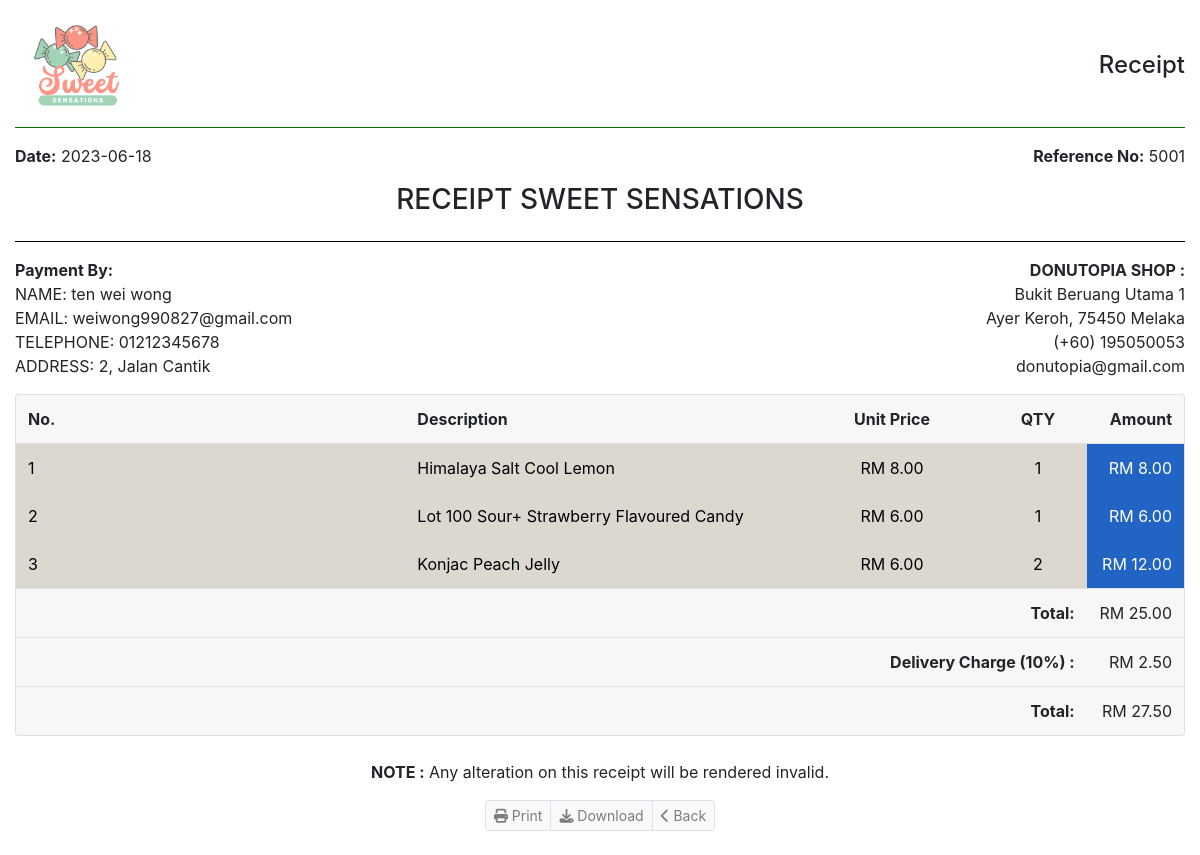
Page /admin/custReceipt.php?id=4001 (signed in) on the committed database.
### tables this page shows
CREATE TABLE `payment` (
  `paymentID` int(11) NOT NULL,
  `paymentDate` date NOT NULL,
  `paymentMethod` varchar(50) DEFAULT NULL,
  `deliveryCharge` decimal(5,2) NOT NULL,
  `totalAmount` decimal(5,2) NOT NULL,
  `orderID` int(11) DEFAULT NULL
);

CREATE TABLE `customer` (
  `customerID` int(11) NOT NULL,
  `email` varchar(50) NOT NULL,
  `password` varchar(100) NOT NULL,
  `name` varchar(100) NOT NULL,
  `contactNo` varchar(20) NOT NULL,
  `gender` varchar(5) NOT NULL,
  `dob` date DEFAULT NULL,
  `address` varchar(1000) NOT NULL
);

CREATE TABLE `item` (
  `itemID` int(11) NOT NULL,
  `itemName` varchar(1000) DEFAULT NULL,
  `unitPrice` double(6,2) DEFAULT NULL,
  `image` longblob DEFAULT NULL,
  `pathFile` varchar(1000) NOT NULL,
  `staffID` int(11) DEFAULT NULL,
  `stockQuantityProduct` int(11) NOT NULL
);

CREATE TABLE `order_detail` (
  `orderID` int(11) NOT NULL,
  `itemID` int(11) NOT NULL,
  `quantity` int(11) DEFAULT NULL,
  `price` double(6,2) DEFAULT NULL
);

CREATE TABLE `orders` (
  `orderID` int(11) NOT NULL,
  `orderDate` date NOT NULL,
  `amount` double(6,2) DEFAULT NULL,
  `orderStatus` varchar(50) DEFAULT NULL,
  `customerID` int(11) DEFAULT NULL
);

### admin/custReceipt.php (the view, shortened to what this page needs)
<?php
include("../connect.php");
if (isset($_GET['id'])) {
    $orderid = $_GET['id'];
}
?>
<!DOCTYPE html>
<html lang="en">
<head>
<link rel="stylesheet" href="https://cdn.jsdelivr.net/npm/bootstrap@4.6.0/dist/css/bootstrap.min.css">
</head>
<body>
<?php
	$queryOrder = "SELECT * FROM payment p
    JOIN orders o ON p.orderID = o.orderID
    JOIN customer c ON o.customerID = c.customerID
    JOIN order_detail a ON a.orderID = o.orderID
    JOIN item d ON a.itemID =d.itemID
    WHERE p.orderID = $orderid";
	$resultOrder = mysqli_query($conn,$queryOrder);
	if(mysqli_num_rows($resultOrder)>0)
	{
        $rowPayment = mysqli_fetch_assoc($resultOrder);
	?>
<div class="container-fluid invoice-container" id="invoice" style="margin-top: 20px;">
  <header>
  <div class="row align-items-center">
    <div class="col-sm-7 text-center text-sm-left mb-3 mb-sm-0">
      <img id="logo" src="../image/cute.png" title="Ospoly" alt="ABBY Logo" style="width: 18%; height: 18%;"/>
    </div>
    <div class="col-sm-5 text-center text-sm-right">
      <h4 class="text-7 mb-0">Receipt</h4>
    </div>
  </div>
  <hr style="background-color: green;">
  </header>
  <main  id="receipt">
  <div class="row">
    <div class="col-sm-6"><strong>Date:</strong> <?php echo $rowPayment['paymentDate']; ?> </div>
    <div class="col-sm-6 text-sm-right"> <strong>Reference No:</strong> <?php echo $rowPayment['paymentID']; ?></div>
  </div>
  <div class="row">
    <div class="col-sm-12 text-sm-center"><h3 style="padding-top: 15px;">RECEIPT SWEET SENSATIONS</h3></div>
  </div>
  <hr style="background-color: black;">
  <div class="row">
    <div class="col-sm-6 text-sm-right order-sm-1"> <strong>DONUTOPIA SHOP :</strong>
      <address>
      Bukit Beruang Utama 1<br />
	  Ayer Keroh, 75450 Melaka<br />
      (+60) 195050053 <br />
      donutopia@gmail.com
      </address>
    </div>
    <div class="col-sm-6 order-sm-0"> <strong>Payment By:</strong>
      <address>
      NAME: <?php echo $rowPayment['name']; ?><br />
      EMAIL: <?php echo $rowPayment['email']; ?><br />
      TELEPHONE: <?php echo $rowPayment['contactNo']; ?><br />
      ADDRESS: <?php echo $rowPayment['address']; ?><br />
      </address>
    </div>
  </div>
  <div class="card">
    <div class="card-body p-0">
      <div class="table-responsive">
        <table class="table mb-0">
    <thead class="card-header">
          <tr>
            <td class="col-3 border-0"><strong>	No.</strong></td>
      <td class="col-4 border-0"><strong>Description</strong></td>
            <td class="col-2 text-center border-0"><strong>Unit Price</strong></td>
      <td class="col-1 text-center border-0"><strong>QTY</strong></td>
            <td class="col-2 text-right border-0"><strong>Amount</strong></td>
          </tr>
        </thead>
          <tbody>
			  <?php
				$query1 = "SELECT * FROM payment p, orders o, customer c, order_detail d, item i WHERE p.orderID=o.orderID AND d.orderID=o.orderID AND d.itemID=i.itemID AND c.customerID = o.customerID AND o.orderID  =$orderid";
                $result1 = mysqli_query($conn,$query1);
                if(mysqli_num_rows($result1)>0)
                { $counter=1;
                    while($row1 = mysqli_fetch_assoc($result1))
                    {
			  ?>
            <tr>
			<td class="col-4 text-1 border-0" style="background-color: #dcd8cf;color: #000;"><?php echo $counter ?></td>
              <td class="col-4 text-1 border-0" style="background-color: #dcd8cf;color: #000;"><?php echo $row1['itemName']; ?></td>
              <td class="col-2 text-center border-0" style="background-color: #dcd8cf;color: #000;">RM <?php echo $row1['unitPrice']; ?></td>
        <td class="col-1 text-center border-0" style="background-color: #dcd8cf;color: #000;"><?php echo $row1['quantity']; ?></td>
        <td class="col-2 text-right border-0" style="background-color: #2264c4;color: #fff;">RM <?php echo number_format($row1['unitPrice'] * $row1['quantity'],2); ?></td>
            </tr> <?php $counter++;} } ?>
          </tbody>
      <tfoot class="card-footer">
            <tr>
              <td colspan="4" class="text-right"><strong>Total:</strong></td>
              <td class="text-right">RM <?php echo $rowPayment['amount']; ?></td>
            </tr>
            <tr>
              <td colspan="4" class="text-right"><strong>Delivery Charge (10%) :</strong></td>
              <td class="text-right">RM <?php echo $rowPayment['deliveryCharge']; ?></td>
            </tr>
            <tr>
              <td colspan="4" class="text-right"><strong>Total:</strong></td>
              <td class="text-right">RM <?php echo $rowPayment['totalAmount']; ?></td>
            </tr>
      </tfoot>
        </table>
      </div>
    </div>
  </div>
  </main>
  <footer class="text-center mt-4">
  <p class="text-1"><strong>NOTE :</strong> Any alteration on this receipt will be rendered invalid.</p>
  <div class="btn-group btn-group-sm d-print-none">
  <a href="javascript:window.print()" class="btn btn-light border text-black-50 shadow-none"><i class="fa fa-print"></i> Print</a>
  <a href="#" id="download" class="btn btn-light border text-black-50 shadow-none"><i class="fa fa-download"></i> Download</a>
  <a href="orderHistory.php" class="btn btn-light border text-black-50 shadow-none"><i class="fa fa-chevron-left"></i> Back</a>
  </div>
  </footer> <br>
</div> <?php }   ?>
</body>
</html>

### rows in the picture
payment: paymentDate "2023-06-18", paymentID "5001", item.itemName "Himalaya Salt Cool Lemon", item.unitPrice "8.00", order_detail.quantity "1", item.itemName "Lot 100 Sour+ Strawberry Flavoured Candy", item.unitPrice "6.00", item.itemName "Konjac Peach Jelly", order_detail.quantity "2", item.unitPrice "12.00", deliveryCharge "2.50", totalAmount "27.50"
customer: name "ten wei wong", email "weiwong990827@gmail.com", contactNo "01212345678", address "2, Jalan Cantik"
orders: amount "25.00"
